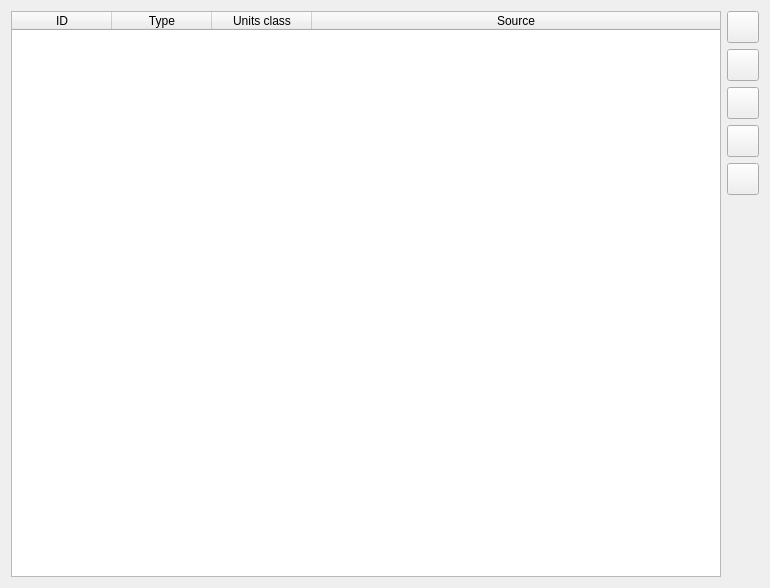
<?xml version="1.0" encoding="UTF-8"?>
<ui version="4.0">
 <class>DatastoreWidget</class>
 <widget class="QWidget" name="DatastoreWidget">
  <property name="geometry">
   <rect>
    <x>0</x>
    <y>0</y>
    <width>770</width>
    <height>588</height>
   </rect>
  </property>
  <property name="windowTitle">
   <string notr="true"/>
  </property>
  <layout class="QHBoxLayout" name="horizontalLayout">
   <item>
    <widget class="QTableWidget" name="DatastoreTableWidget">
     <property name="editTriggers">
      <set>QAbstractItemView::NoEditTriggers</set>
     </property>
     <property name="selectionMode">
      <enum>QAbstractItemView::SingleSelection</enum>
     </property>
     <property name="selectionBehavior">
      <enum>QAbstractItemView::SelectRows</enum>
     </property>
     <property name="sortingEnabled">
      <bool>true</bool>
     </property>
     <attribute name="horizontalHeaderStretchLastSection">
      <bool>true</bool>
     </attribute>
     <attribute name="verticalHeaderVisible">
      <bool>false</bool>
     </attribute>
     <column>
      <property name="text">
       <string>ID</string>
      </property>
     </column>
     <column>
      <property name="text">
       <string>Type</string>
      </property>
     </column>
     <column>
      <property name="text">
       <string>Units class</string>
      </property>
     </column>
     <column>
      <property name="text">
       <string>Source</string>
      </property>
     </column>
    </widget>
   </item>
   <item>
    <layout class="QVBoxLayout" name="verticalLayout_2">
     <item>
      <widget class="QPushButton" name="AddButton">
       <property name="minimumSize">
        <size>
         <width>32</width>
         <height>32</height>
        </size>
       </property>
       <property name="maximumSize">
        <size>
         <width>32</width>
         <height>32</height>
        </size>
       </property>
       <property name="text">
        <string notr="true"/>
       </property>
      </widget>
     </item>
     <item>
      <widget class="QPushButton" name="EditButton">
       <property name="minimumSize">
        <size>
         <width>32</width>
         <height>32</height>
        </size>
       </property>
       <property name="maximumSize">
        <size>
         <width>32</width>
         <height>32</height>
        </size>
       </property>
       <property name="text">
        <string notr="true"/>
       </property>
      </widget>
     </item>
     <item>
      <widget class="QPushButton" name="RemoveButton">
       <property name="minimumSize">
        <size>
         <width>32</width>
         <height>32</height>
        </size>
       </property>
       <property name="maximumSize">
        <size>
         <width>32</width>
         <height>32</height>
        </size>
       </property>
       <property name="text">
        <string notr="true"/>
       </property>
      </widget>
     </item>
     <item>
      <widget class="QPushButton" name="UpButton">
       <property name="minimumSize">
        <size>
         <width>32</width>
         <height>32</height>
        </size>
       </property>
       <property name="maximumSize">
        <size>
         <width>32</width>
         <height>32</height>
        </size>
       </property>
       <property name="text">
        <string notr="true"/>
       </property>
      </widget>
     </item>
     <item>
      <widget class="QPushButton" name="DownButton">
       <property name="minimumSize">
        <size>
         <width>32</width>
         <height>32</height>
        </size>
       </property>
       <property name="maximumSize">
        <size>
         <width>32</width>
         <height>32</height>
        </size>
       </property>
       <property name="text">
        <string notr="true"/>
       </property>
      </widget>
     </item>
     <item>
      <spacer name="verticalSpacer">
       <property name="orientation">
        <enum>Qt::Vertical</enum>
       </property>
       <property name="sizeHint" stdset="0">
        <size>
         <width>20</width>
         <height>40</height>
        </size>
       </property>
      </spacer>
     </item>
    </layout>
   </item>
  </layout>
 </widget>
 <resources/>
 <connections/>
</ui>
